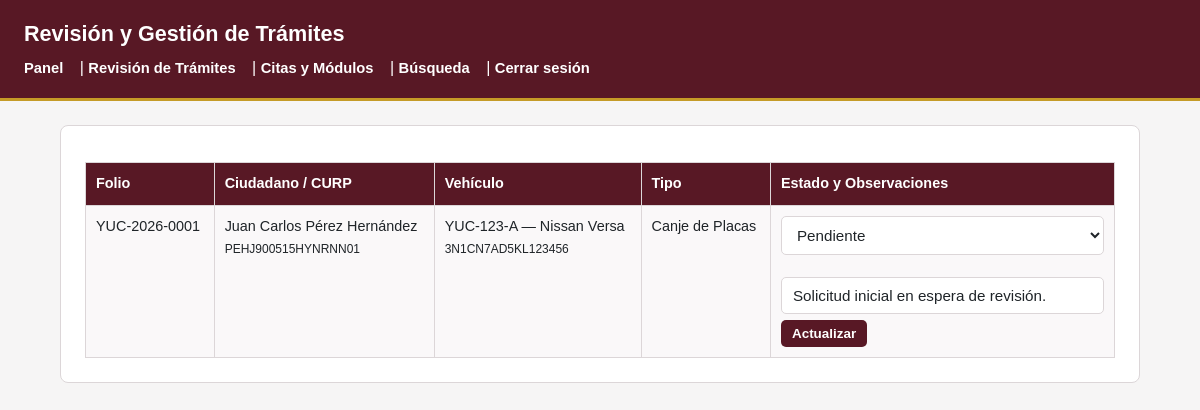
Screenshot of /admin/tramites.php (signed in) with the database file from the repository.
### tables this page shows
CREATE TABLE IF NOT EXISTS TRAMITE (
    folio_tramite VARCHAR(20) PRIMARY KEY,
    tipo_tramite ENUM('Canje de Placas', 'Alta Vehicular', 'Reposición de Placas') NOT NULL DEFAULT 'Canje de Placas',
    estado_tramite ENUM('Pendiente', 'En Revisión', 'Aprobado', 'Rechazado', 'Finalizado') NOT NULL DEFAULT 'Pendiente',
    observaciones TEXT NULL,
    fecha_inicio DATE NOT NULL DEFAULT (CURRENT_DATE),
    num_serie VARCHAR(17) NOT NULL,
    FOREIGN KEY (num_serie) REFERENCES VEHICULO(num_serie)
        ON UPDATE CASCADE
        ON DELETE RESTRICT
);

CREATE TABLE IF NOT EXISTS PROPIETARIO (
    id_propietario INT AUTO_INCREMENT PRIMARY KEY,
    id_usuario INT NOT NULL UNIQUE,
    curp CHAR(18) NOT NULL UNIQUE,
    nombre VARCHAR(80) NOT NULL,
    primer_apellido VARCHAR(60) NOT NULL,
    segundo_apellido VARCHAR(60) NULL,
    telefono VARCHAR(15) NOT NULL,
    email VARCHAR(150) NOT NULL UNIQUE,
    FOREIGN KEY (id_usuario) REFERENCES USUARIOS(id_usuario)
        ON UPDATE CASCADE
        ON DELETE RESTRICT
);

CREATE TABLE IF NOT EXISTS VEHICULO (
    num_serie VARCHAR(17) PRIMARY KEY,
    placa_actual VARCHAR(15) NOT NULL UNIQUE,
    num_motor VARCHAR(30) NOT NULL UNIQUE,
    anio SMALLINT NOT NULL,
    id_propietario INT NOT NULL,
    id_modelo INT NOT NULL,
    activo TINYINT(1) NOT NULL DEFAULT 1,
    FOREIGN KEY (id_propietario) REFERENCES PROPIETARIO(id_propietario)
        ON UPDATE CASCADE
        ON DELETE RESTRICT,
    FOREIGN KEY (id_modelo) REFERENCES MODELO(id_modelo)
        ON UPDATE CASCADE
        ON DELETE RESTRICT
);

CREATE TABLE IF NOT EXISTS MODELO (
    id_modelo INT AUTO_INCREMENT PRIMARY KEY,
    marca VARCHAR(60) NOT NULL,
    nombre_modelo VARCHAR(80) NOT NULL,
    UNIQUE KEY uk_marca_modelo (marca, nombre_modelo)
);

### admin/tramites.php (the view, shortened to what this page needs)
<?php
$pdo = Conexion::obtenerConexion();
$sql = "SELECT t.folio_tramite, t.tipo_tramite, t.estado_tramite, t.observaciones, t.fecha_inicio,
               v.num_serie, v.placa_actual, m.marca, m.nombre_modelo,
               p.nombre, p.primer_apellido, p.segundo_apellido, p.curp
        FROM TRAMITE AS t
        INNER JOIN VEHICULO AS v ON v.num_serie = t.num_serie
        INNER JOIN MODELO AS m ON m.id_modelo = v.id_modelo
        INNER JOIN PROPIETARIO AS p ON p.id_propietario = v.id_propietario
        ORDER BY t.fecha_inicio DESC";
$tramites = $pdo->query($sql)->fetchAll();
$estadosPermitidos = ["Pendiente", "En Revisión", "Aprobado", "Rechazado", "Finalizado"];
?>
<!DOCTYPE html>
<html lang="es">
<head>
    <link rel="stylesheet" href="../css/estilos.css">
</head>
<body>
    <header>
        <h1>Revisión y Gestión de Trámites</h1>
        <nav>
            <a href="panel.php">Panel</a> |
            <a href="tramites.php">Revisión de Trámites</a> |
            <a href="citas_modulos.php">Citas y Módulos</a> |
            <a href="busqueda.php">Búsqueda</a> |
            <a href="../api/logout.php">Cerrar sesión</a>
        </nav>
    </header>
    <main>
        <table border="1" cellpadding="8" cellspacing="0">
            <tr>
                <th>Folio</th>
                <th>Ciudadano / CURP</th>
                <th>Vehículo</th>
                <th>Tipo</th>
                <th>Estado y Observaciones</th>
            </tr>
            <?php foreach ($tramites as $t): ?>
                <?php
                $propietarioNombre = trim($t["nombre"] . " " . $t["primer_apellido"] . " " . ($t["segundo_apellido"] ?? ""));
                ?>
                <tr>
                    <td><?= htmlspecialchars($t["folio_tramite"], ENT_QUOTES, "UTF-8") ?></td>
                    <td>
                        <?= htmlspecialchars($propietarioNombre, ENT_QUOTES, "UTF-8") ?><br>
                        <small><?= htmlspecialchars($t["curp"], ENT_QUOTES, "UTF-8") ?></small>
                    </td>
                    <td>
                        <?= htmlspecialchars($t["placa_actual"] . " — " . $t["marca"] . " " . $t["nombre_modelo"], ENT_QUOTES, "UTF-8") ?><br>
                        <small><?= htmlspecialchars($t["num_serie"], ENT_QUOTES, "UTF-8") ?></small>
                    </td>
                    <td><?= htmlspecialchars($t["tipo_tramite"], ENT_QUOTES, "UTF-8") ?></td>
                    <td>
                        <form method="POST" action="../api/tramite_actualizar.php">
                            <select name="estado_tramite" required>
                                <?php foreach ($estadosPermitidos as $estado): ?>
                                    <option value="<?= htmlspecialchars($estado, ENT_QUOTES, "UTF-8") ?>" <?= $t["estado_tramite"] === $estado ? "selected" : "" ?>>
                                        <?= htmlspecialchars($estado, ENT_QUOTES, "UTF-8") ?>
                                    </option>
                                <?php endforeach; ?>
                            </select>
                            <br><br>
                            <input type="text" name="observaciones" placeholder="Observaciones del gestor" value="<?= htmlspecialchars($t["observaciones"] ?? "", ENT_QUOTES, "UTF-8") ?>">
                            <button type="submit">Actualizar</button>
                        </form>
                    </td>
                </tr>
            <?php endforeach; ?>
        </table>
    </main>
</body>
</html>

### css/estilos.css (style rules this page uses)
:root { --color-primario: #581825; --color-primario-oscuro: #3e1019; --color-acento: #c59b27; --color-fondo: #f6f5f5; --color-superficie: #ffffff; --color-texto: #1f2428; --color-texto-suave: #5c6470; --color-borde: #dcd6d8; --color-exito-bg: #e6f4ea; --color-exito-txt: #1e6b34; --color-error-bg: #fce8e6; --color-error-txt: #a50e0e; }
* { box-sizing: border-box; margin: 0; padding: 0; }
body { font-family: Arial, Helvetica, sans-serif; background-color: var(--color-fondo); color: var(--color-texto); line-height: 1.5; }
header { background-color: var(--color-primario); color: var(--color-superficie); padding: 18px 24px; border-bottom: 3px solid var(--color-acento); }
header h1 { font-size: 1.35rem; margin-bottom: 6px; }
nav a { color: var(--color-superficie); text-decoration: none; font-weight: 600; font-size: 0.92rem; margin-right: 12px; }
main { max-width: 1080px; margin: 24px auto; padding: 24px; background-color: var(--color-superficie); border: 1px solid var(--color-borde); border-radius: 8px; }
form { margin: 14px 0 22px; }
input[type="text"], input[type="email"], input[type="password"], input[type="number"], input[type="date"], input[type="time"], select { width: 100%; padding: 9px 11px; border: 1px solid var(--color-borde); border-radius: 5px; font-size: 0.95rem; color: var(--color-texto); background-color: var(--color-superficie); }
button { margin-top: 14px; padding: 9px 16px; background-color: var(--color-primario); color: var(--color-superficie); border: none; border-radius: 5px; font-size: 0.92rem; font-weight: 600; cursor: pointer; }
a { color: var(--color-primario); }
table { width: 100%; border-collapse: collapse; margin-top: 12px; font-size: 0.9rem; }
th, td { padding: 10px; border: 1px solid var(--color-borde); text-align: left; vertical-align: top; }
th { background-color: var(--color-primario); color: var(--color-superficie); }
tr:nth-child(even) td { background-color: #faf8f9; }
table form { margin: 0; }
table button { margin-top: 6px; padding: 6px 11px; font-size: 0.84rem; }

### rows the page displays
tramite: folio_tramite "YUC-2026-0001", propietario.nombre+primer_apellido+segundo_apellido "Juan Carlos Pérez Hernández", propietario.curp "PEHJ900515HYNRNN01", num_serie.nombre_modelo "YUC-123-A — Nissan Versa", num_serie.num_serie "3N1CN7AD5KL123456", tipo_tramite "Canje de Placas", estado_tramite "Pendiente", observaciones "Solicitud inicial en espera de revisión."
